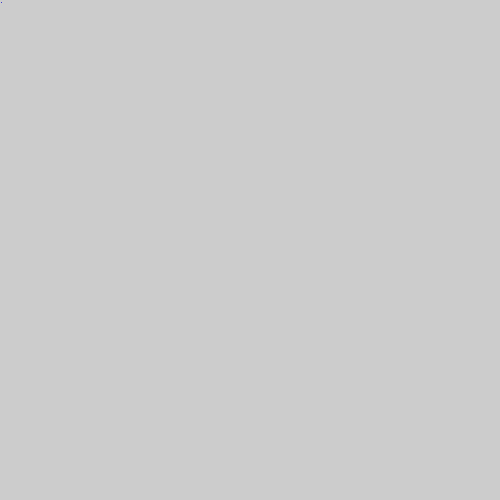
Frame 1 (no input)
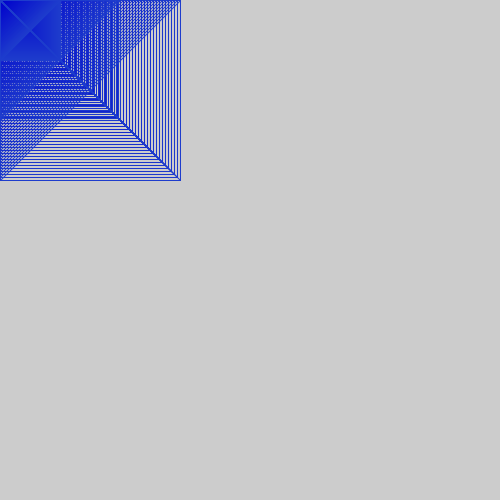
Frame 60 (the mouse pressed at the canvas centre just before this capture)
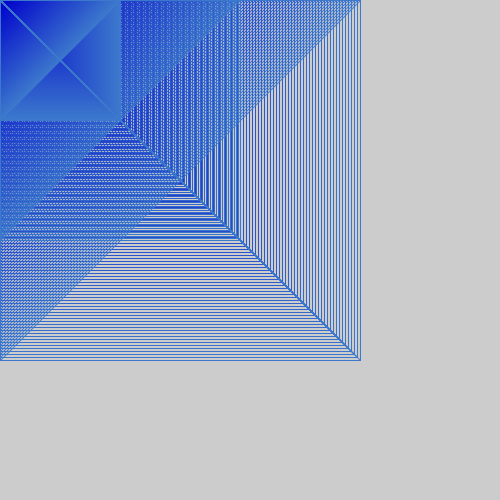
Frame 120 (the mouse held since frame 60 and released just before this capture)

The Processing sketch that drew these frames (run headless with seeded random() and noise(); from frame 60 on, the mouse is pressed at the canvas centre):

// Processing sketch: Anime20230603
// ── Anime20230603.pde
void setup()
{
  size(500, 500);
  noStroke();
  colorMode(RGB, 500);
}

int x = 0;
int y = 0;
int z = 0;

void draw()
{
   Up();
}

void Up()
{
  x += 1;
  line(x, 0, 0, 0);
  line(0, x, 0, 0);
  line(x, x, 0, 0);
  line(x, x, x, 0);
  line(0, x, x, 0);
  line(0, x, x, x);
  y += 2;
  line(y, 0, 0, 0);
  line(0, y, 0, 0);
  line(y, y, 0, 0);
  line(y, y, y, 0);
  line(0, y, y, 0);
  line(0, y, y, y);
  z += 3;
  line(z, 0, 0, 0);
  line(0, z, 0, 0);
  line(z, z, 0, 0);
  line(z, z, z, 0);
  line(0, z, z, 0);
  line(0, z, z, z);
  stroke(x, y, 400);
  point(x, y);
}

void Down()
{
  x -= 1;
  line(x, 0, 0, 0);
  line(0, x, 0, 0);
  line(x, x, 0, 0);
  line(x, x, x, 0);
  line(0, x, x, 0);
  line(0, x, x, x);
  y -= 2;
  line(y, 0, 0, 0);
  line(0, y, 0, 0);
  line(y, y, 0, 0);
  line(y, y, y, 0);
  line(0, y, y, 0);
  line(0, y, y, y);
  z -= 3;
  line(z, 0, 0, 0);
  line(0, z, 0, 0);
  line(z, z, 0, 0);
  line(z, z, z, 0);
  line(0, z, z, 0);
  line(0, z, z, z);
}
